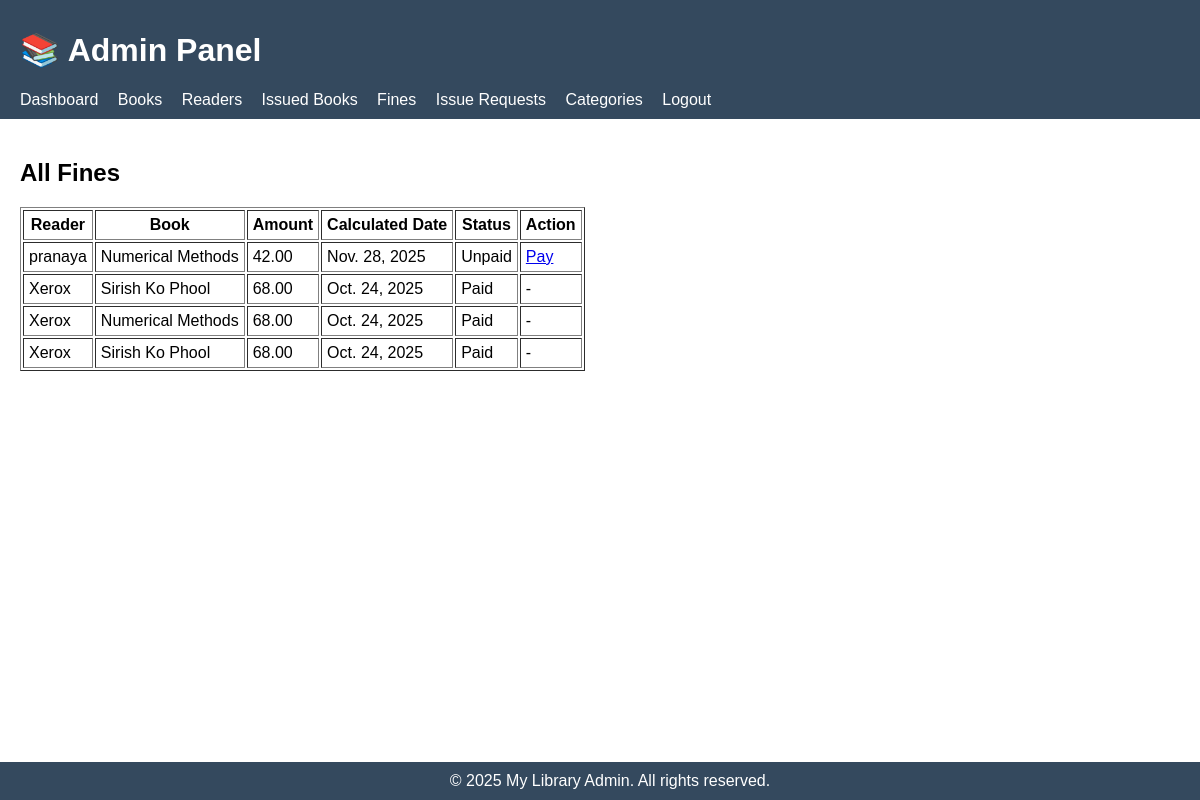
The app's page /fines/ with its own data.
### lib/models.py (models this page shows, shortened)
class Fine(models.Model):
    issue = models.OneToOneField('Issue', on_delete=models.CASCADE, related_name='fine')
    amount = models.DecimalField(max_digits=8, decimal_places=2, default=0.00)
    paid = models.BooleanField(default=False)
    calculated_date = models.DateField(auto_now_add=True)

class Issue(models.Model):
    reader = models.ForeignKey('Reader', on_delete=models.CASCADE, related_name='issues')
    book = models.ForeignKey('Book', on_delete=models.CASCADE, related_name='issues')
    issued_date = models.DateField(auto_now_add=True)
    due_date = models.DateField(default=default_due_date)
    returned_date = models.DateField(blank=True, null=True)

class Reader(models.Model):
    reader_id = models.CharField(max_length=20, unique=True)  # Custom ID for library users
    name = models.CharField(max_length=200)
    date_of_birth = models.DateField()
    phone_number = models.CharField(max_length=15, unique=True)  # to avoid duplicates
    address = models.TextField()
    password = models.CharField(max_length=128, default='temp123')

class Book(models.Model):
    name = models.CharField(max_length=200)  # Book title
    isbn = models.CharField(max_length=13, unique=True)  # ISBN number
    image = models.ImageField(upload_to='book_images/', blank=True, null=True)  # Cover image
    author = models.CharField(max_length=200)  # Author name
    category = models.ForeignKey(Category, on_delete=models.SET_NULL, null=True, related_name='books')
    number_in_stock = models.PositiveIntegerField(default=0)  # Available copies
    description = models.TextField(blank=True, null=True, default="No description available")
    rating = models.IntegerField(default=4)

### lib/views.py (the view)
# urls.py: path('fines/', views.view_fines, name='view_fines'),
def view_fines(request):
    fines = Fine.objects.select_related('issue__reader', 'issue__book').all().order_by('-calculated_date')
    return render(request, 'view_fines.html', {'fines': fines})

### lib/templates/view_fines.html (shortened to what this page needs)
{% extends 'admin_base.html' %}
{% block content%}
<!DOCTYPE html>
<html>
<head>
</head>
<body>
    <h2>All Fines</h2>
    <table border="1" cellpadding="5">
        <thead>
            <tr>
                <th>Reader</th>
                <th>Book</th>
                <th>Amount</th>
                <th>Calculated Date</th>
                <th>Status</th>
                <th>Action</th>
            </tr>
        </thead>
        <tbody>
            {% for fine in fines %}
            <tr>
                <td>{{ fine.issue.reader.name }}</td>
                <td>{{ fine.issue.book.name }}</td>
                <td>{{ fine.amount }}</td>
                <td>{{ fine.calculated_date }}</td>
                <td>
                {% if fine.paid %}
                    Paid
                {% else %}
                    Unpaid
                {% endif %}
                </td>
                <td>
                    {% if not fine.paid %}
                        <a href="{% url 'pay_fine' fine.pk %}">Pay</a>
                    {% else %}
                        -
                    {% endif %}
                </td>
            </tr>
            {% empty %}
            <tr>
                <td colspan="6">No fines found.</td>
            </tr>
            {% endfor %}
        </tbody>
    </table>
</body>
</html>
{% endblock %}

### lib/templates/admin_base.html (style rules this page uses)
body { font-family: Arial, sans-serif; margin:0; padding:0; }

### records on screen
Fine: issue.reader.name "pranaya", issue.book.name "Numerical Methods", amount "42.00", calculated_date "Nov. 28, 2025", paid "Unpaid"
Fine: issue.reader.name "Xerox", issue.book.name "Sirish Ko Phool", amount "68.00", calculated_date "Oct. 24, 2025", paid "Paid"
Fine: issue.reader.name "Xerox", issue.book.name "Numerical Methods", amount "68.00", calculated_date "Oct. 24, 2025", paid "Paid"
Fine: issue.reader.name "Xerox", issue.book.name "Sirish Ko Phool", amount "68.00", calculated_date "Oct. 24, 2025", paid "Paid"
